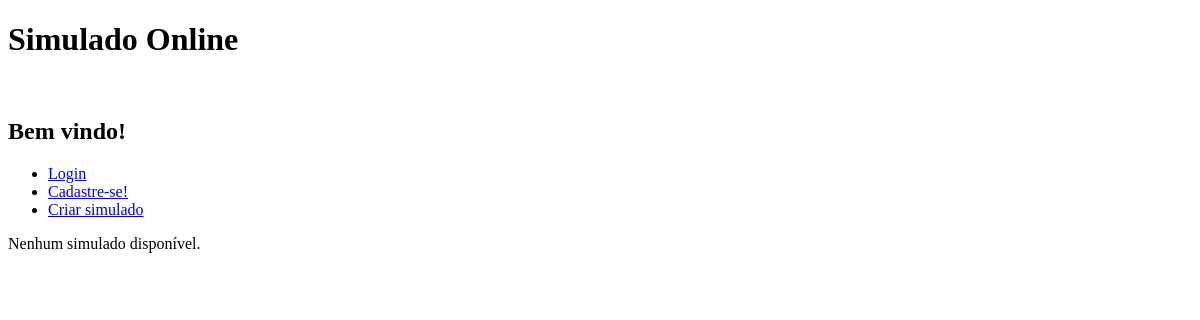
Page /simulado/ on the earlier database version.
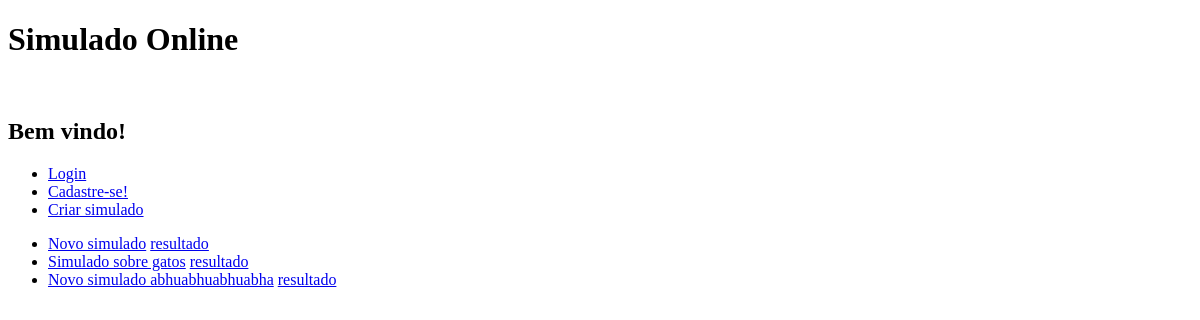
Same page on the later database version.
### simulado/models.py (models this page shows)
class Simulado(models.Model):
    titulo = models.CharField('titulo', max_length=20)
    descricao = models.CharField(max_length=50)
    pontuacao = models.IntegerField(default=0)
    def __str__(self):
        return self.titulo

### simulado/views.py (the view)
# urls.py: path('', include('index.urls')),
class index(View):
    def get(self,request,*args,**kwargs):
        simulados = Simulado.objects.all()
        return render(request, 'simulado/index.html', {'simulados':simulados})

### simulado/templates/simulado/index.html (shortened to what this page needs)
<!DOCTYPE html>
<hmtl>
    <head>
    </head>
    <body>
        <h1>Simulado Online</h1>
        <br>
        <h2>Bem vindo!</h2>
        <nav>
            <ul>
            {% if user.is_authenticated %}
                <li class="has-submenu"><a href="#">{{ user.username }}</a>
                <ul class="sub-menu">
                    <li><a href="{% url 'logout' %}?next=/"
                            class="external">Logout</a></li>
                </ul>
                </li>
            {% else%}
                <li><a href="{% url 'login'%}">Login</a></li>
            {% endif %}
                <li><a href="{% url 'simulado:cadastro' %}">Cadastre-se!</a></li>
                <li><a href="{% url 'simulado:formSimulado' %}">Criar simulado</a></li>
            </ul>
        </nav>
        <section>
            {% if simulados %}
            <ul>
            {% for simulado in simulados %}
                <li>
                    <a href="{% url 'simulado:detalhes' simulado.id %}">{{simulado}}</a>
                    <a href="{% url 'simulado:resultado' simulado.id %}">resultado</a>
                </li>
            {%endfor%}
            </ul>
            {% else %}
            <p>Nenhum simulado disponível.</p>
            {%endif%}
        </section>
    </body>
</hmtl>

Differences in the rows shown:
added Simulado: titulo "Novo simulado"
added Simulado: titulo "Simulado sobre gatos"
added Simulado: titulo "Novo simulado abhuabhuabhuabha"
Other differences:
text no longer shown: "Nenhum simulado disponível."
